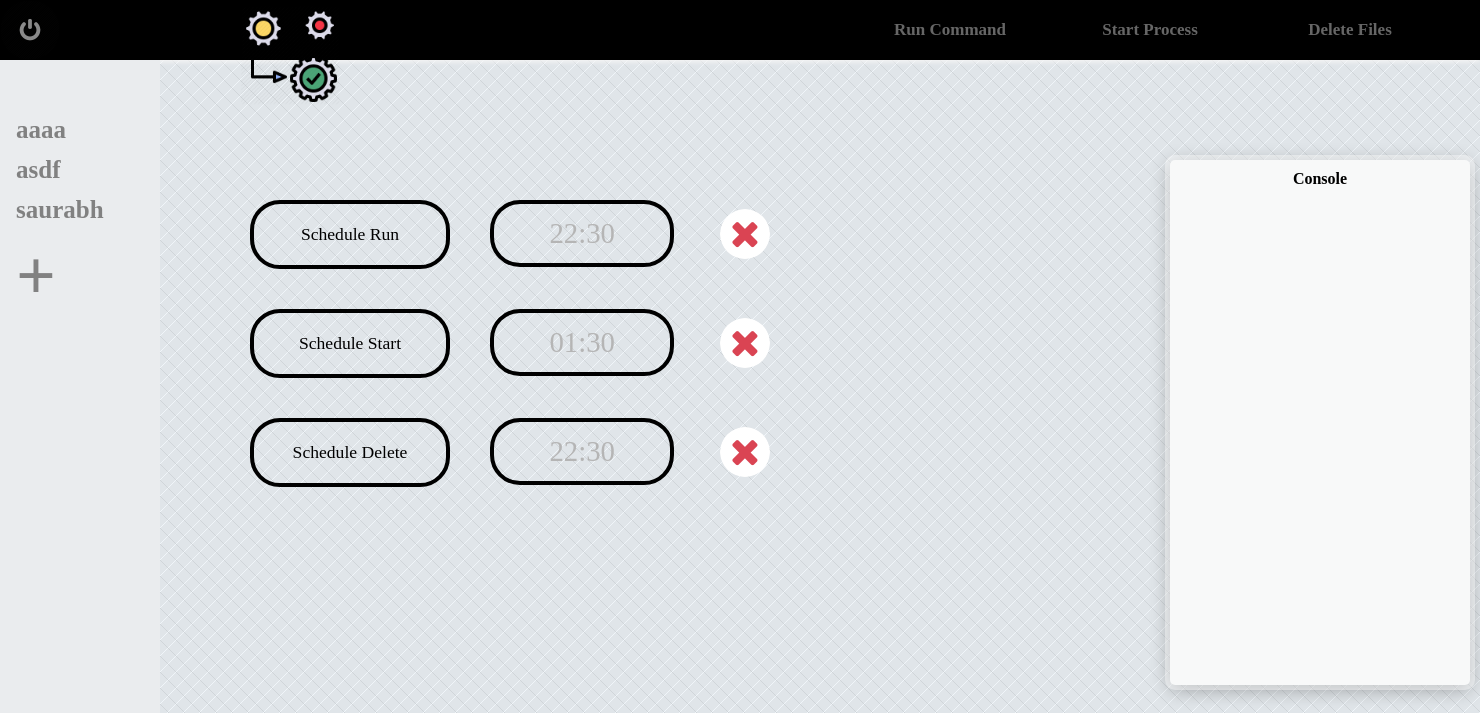
The page /index on the database as committed earlier.
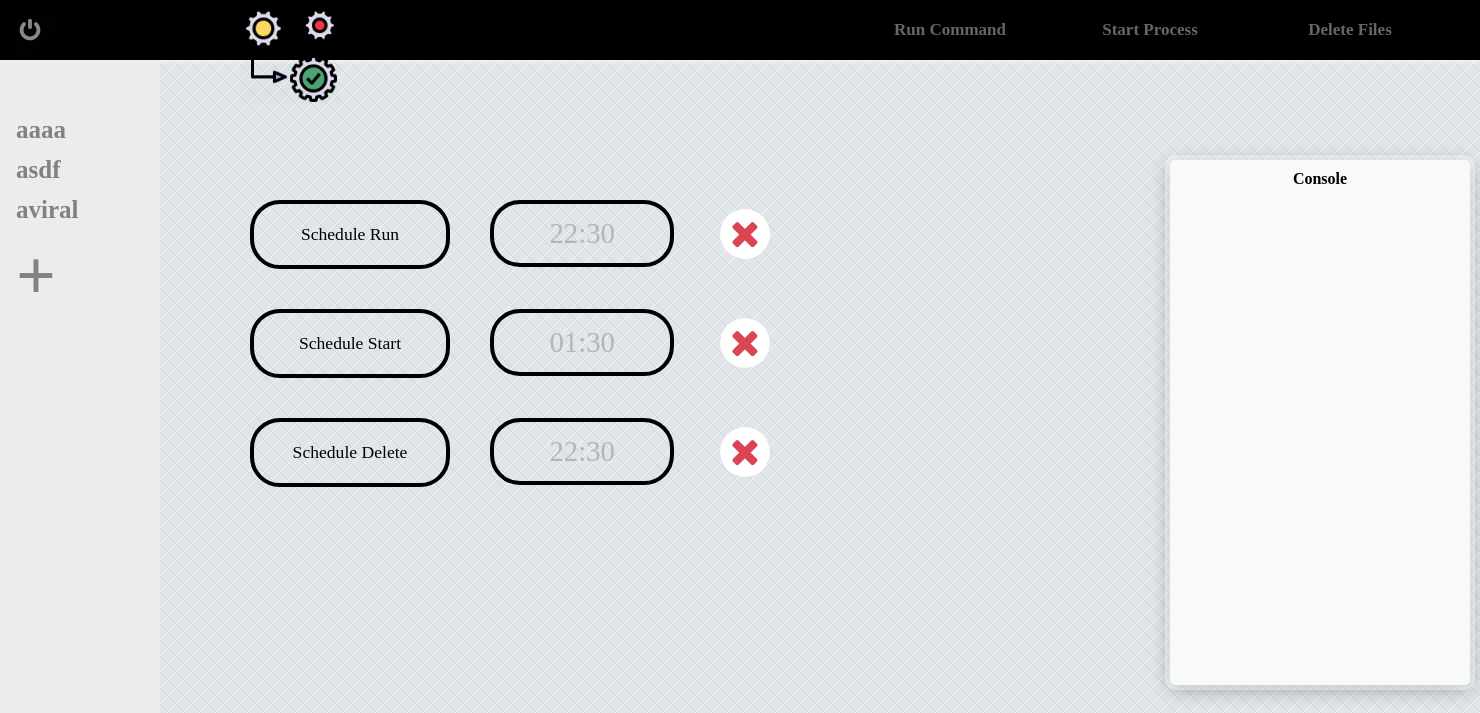
The same page on the database as committed later.
### flaskpackage/model.py (models this page shows, shortened)
class ExecuteTable(db.Model):
    __table_args__ = {'extend_existing': True}
    id = db.Column(db.Integer, primary_key=True)
    name = db.Column(db.Text, primary_key=False)
    path = db.Column(db.Text, primary_key=False)

### flaskpackage/routes/route_execute.py (the view, shortened to what this page needs)
    @app.route('/', methods=['GET', 'POST'])
    @app.route('/index', methods=['GET', 'POST'])
    def index():
        store_profile_exe()
        global schedule_execute_var
        global schedule_start_var
        global schedule_delete_var
        return render_template("index.html", bookmarks_exe=bookmarks_exe, errors=errors, profiles=profiles, schedule_delete_var=schedule_delete_var,
                               schedule_start_var = schedule_start_var, schedule_execute_var = schedule_execute_var)

### flaskpackage/routes/route_execute.py (called while the page is built)
def store_profile_exe():
    temp_profile = []
    profile_names = [x.name for x in model.ExecuteTable.query.all()]
    for pro in profile_names:
        temp_profile.append(pro)
    global profiles
    profiles = sorted(set(temp_profile))

### flaskpackage/templates/index.html (shortened to what this page needs)
<!DOCTYPE html>
<html lang="en">
<html>
<head>
    <link rel="stylesheet" href="../static/css/formCss.css">
    <link rel="stylesheet" href="../static/css/execute_css.css">
    <link rel="stylesheet" href="../static/css/index.css">
</head>
<body>
<form method="post">
<button id="off" type="submit" name="off_name" value="off"></button>
</form>
<div id="sidenavNEW">
    {% for profile in profiles %}
    <a href='../execute/{{profile}}'>{{profile}}</a>
    {% endfor %}
    <a style="font-size: 70px;" href="{{url_for('add_profile')}}">+</a>
</div>
<div id="navBar_header">
<div style="padding-left:240px;" id="logo">
    <img style="margin-left:0px;padding-left:0px;" src="../static/img/executeimg.png" alt="Image" height="100" width="100"/>
</div>
<ul id="navBar">
    <li><a href="{{url_for('index')}}">Run Command</a></li>
    <li><a href="{{url_for('run_process')}}">Start Process</a></li>
    <li><a href="{{url_for('delete')}}">Delete Files</a></li>
</ul>
</div>
<div class="indexContain">
<form style="display: inline-block;" method="post">
<div style="display: inline-block;" class="button_cont">
    <button id="profile_run" class="example_d" type="submit" name="click_run" onclick="myFunction()">Schedule Run</button>
</div>
<div class="time">
    <input type="text" name="time_run" {% if schedule_execute_var %} value="{{schedule_execute_var[-1]}}" {% endif %}} placeholder="22:30" />
</div>
<div class="kill">
    <button id="schedule1" type="submit" name="kill_run" value="schedule1"></button>
</div><br/>
<div style="display: inline-block;" class="button_cont">
    <button class="example_d" type="submit" name="click_start" value="schedule2">Schedule Start</button>
</div>
<div class="time">
    <input type="text" name="time_start" {% if schedule_start_var %} value="{{schedule_start_var[-1]}}" {% endif %}} placeholder="01:30" />
</div>
<div class="kill">
    <button id="schedule2" type="submit" name="kill_start" value="schedule2"></button>
</div><br/>
<div style="display: inline-block;" class="button_cont">
    <button class="example_d" type="submit" name="click_delete" value="schedule3">Schedule Delete</button>
</div>
<div class="time">
    <input type="text" name="time_delete" {% if schedule_delete_var %} value="{{schedule_delete_var[-1]}}" {% endif %}} placeholder="22:30" />
</div>
<div class="kill">
    <button id="schedule3" type="submit" name="kill_delete" value="schedule3"></button>
</div><br/>
</form>
</div>
<div style="margin-top: 160px;" id="console_bar">
<h4 style="padding-top:10px;padding-bottom:10px;">Console</h4>
</div>
</body>
</html>

### flaskpackage/static/css/formCss.css (style rules this page uses)
* { margin: 0px; padding:0px;font-family: "comfortaa", "Comic Sans MS"; }
body { font-family: "comfortaa"; margin-top: auto; margin-left :auto; font-weight:bold; overflow-y:auto; overflow-x:auto; }
#console_bar { overflow:auto; float:left; margin-left:1200px; margin-top: 100px; padding: 0px 25px 25px; background: #F8F9F9; box-shadow: 0px 0px 0px 5px rgba( 255,255,255,0.4 ), 0px 4px 20px rgba( 0,0,0,0.33 ); -moz-border-radius: 5px; -webkit-border-radius: 5px; border-radius: 5px; position: absolute; width:250px; max-width:250px; text-align:center; height:500px; z-index: 1; top: 0; left: 0; }
@media screen and (max-width:1500px) { #console_bar { margin-left:1170px; } }
#navBar_header { width:100%; height:60px; background:#000000; box-shadow:0px 2px 4px #f5f5f5; }
#navBar { width:600px; height:80px; float:right; margin-right:30px; }
#navBar>li { width:200px; list-style: none; float:left; }
li>a { display:block; color:rgba(255,255,255,0.4); line-height:60px; text-align:center; font-size:17px; text-decoration: none; }
#logo { padding-left:100px; padding-top:5px; width:200px; height:80px; float:left; }

### flaskpackage/static/css/execute_css.css (style rules this page uses)
#sidenavNEW { overflow:auto; margin-top:60px; height: 100%; width: 160px; position: fixed; z-index: 1; top: 0; left: 0; background-color: #EAECEE; padding-top: 50px; }
#sidenavNEW a { padding: 6px 8px 6px 16px; text-decoration: none; font-size: 25px; color: #818181; display: block; }

### flaskpackage/static/css/index.css (style rules this page uses)
.indexContain { margin-left: 250px; margin-top: 100px; margin-right: 350px; position: static; }
.time { text-decoration: none; margin-right: 60px; text-align: center; vertical-align: center; position: absolute; display: inline-block; background: transparent; }
.time input { margin-top: 40px; margin-right: 60px; color: black !important; text-decoration: none; font-size: 1.8em; text-align: center; background: transparent; padding: 13.2px; border: 4px solid black !important; display: inline-block; transition: all 0.4s ease 0s; width: 150px; }
.time input { border-radius: 30px; }
.kill { margin-top: 49px; margin-left: 230px; align-content: center; position:absolute; border: none; display: inline-block; text-decoration: none; }
.kill button { background: url(../img/Flat_cross_after.png) no-repeat; border: none; text-decoration: none; cursor: pointer; width:50px; height:50px; }
.kill button { border-radius: 50px; }
.kill { border-radius: 50px; }
.example_d { margin-top: 40px; margin-right: 40px; color: black !important; text-decoration: none; font-size: 1.1em; text-align: center; background: transparent; padding: 20px; border: 4px solid black !important; display: inline-block; transition: all 0.4s ease 0s; width: 200px; }
.example_d { border-radius: 30px; }
#off { background: url(../img/off.png) no-repeat; border: none; text-decoration: none; cursor: pointer; width:60px; height:60px; position:fixed; z-index: 10; }
#off { border-radius: 60px; }

Rows that differ between the two databases and show on the page:
removed ExecuteTable: name "saurabh"
added ExecuteTable: name "aviral"
